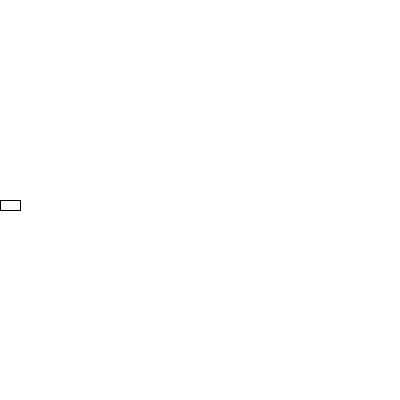
Frame 1 (no input)
Frame 60 (the mouse pressed at the canvas centre just before this capture): blank canvas, image omitted
Frame 120 (the mouse held since frame 60 and released just before this capture): blank canvas, image omitted

The Processing sketch that drew this single still picture (run headless with seeded random() and noise(); from frame 60 on, the mouse is pressed at the canvas centre):

// Processing sketch: code0405
// ── code0405.pde
//Example 2: accelerated motion using addition
int w = 20;
int h = 10;
int x = 0;
int y;
float speed = .5;
float acceleration;

void setup(){
  size(400, 400); 
  y = height/2;
  frameRate(30);
}

void draw(){
  background(255);
  acceleration+=speed;
  rect(x+=acceleration, y, w, h);
}
